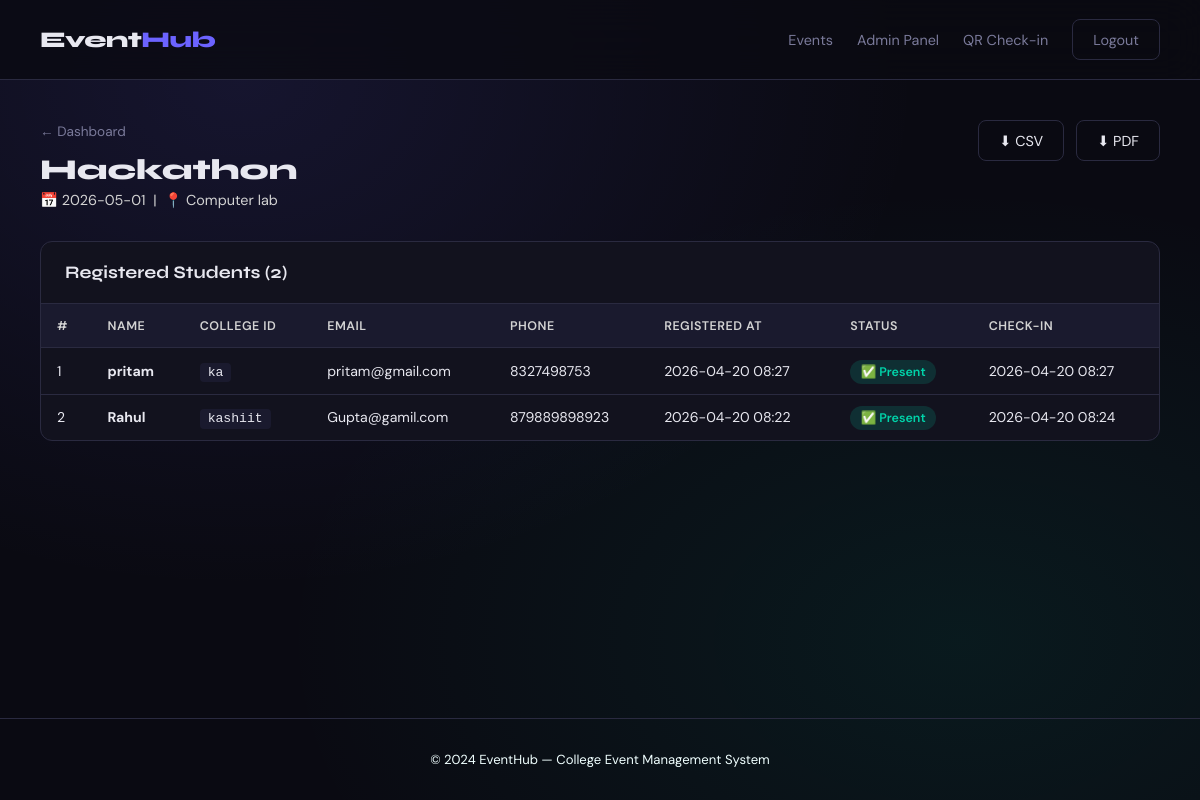
/admin/event/1/registrations (signed in), run on the app's committed database.
### tables this page shows
CREATE TABLE events (
        id INTEGER PRIMARY KEY AUTOINCREMENT,
        name TEXT NOT NULL,
        description TEXT,
        date TEXT NOT NULL,
        time TEXT NOT NULL,
        venue TEXT NOT NULL,
        max_participants INTEGER NOT NULL,
        created_at TEXT DEFAULT CURRENT_TIMESTAMP
    );

CREATE TABLE attendance (
        id INTEGER PRIMARY KEY AUTOINCREMENT,
        registration_id INTEGER NOT NULL UNIQUE,
        event_id INTEGER NOT NULL,
        student_name TEXT,
        college_id TEXT,
        checked_in_at TEXT DEFAULT CURRENT_TIMESTAMP,
        FOREIGN KEY(registration_id) REFERENCES registrations(id)
    );

CREATE TABLE registrations (
        id INTEGER PRIMARY KEY AUTOINCREMENT,
        event_id INTEGER NOT NULL,
        student_name TEXT NOT NULL,
        email TEXT NOT NULL,
        phone TEXT NOT NULL,
        college_id TEXT NOT NULL,
        qr_path TEXT,
        registered_at TEXT DEFAULT CURRENT_TIMESTAMP,
        FOREIGN KEY(event_id) REFERENCES events(id)
    );

### app.py (the view)
@app.route('/admin/event/<int:event_id>/registrations')
@admin_required
def event_registrations(event_id):
    conn = get_db()
    event = conn.execute('SELECT * FROM events WHERE id=?', (event_id,)).fetchone()
    registrations = conn.execute('''
        SELECT r.*,
               CASE WHEN a.id IS NOT NULL THEN 1 ELSE 0 END as checked_in,
               a.checked_in_at
        FROM registrations r LEFT JOIN attendance a ON r.id = a.registration_id
        WHERE r.event_id = ?
        ORDER BY r.registered_at DESC
    ''', (event_id,)).fetchall()
    conn.close()
    return render_template('registrations.html', event=event, registrations=registrations)

### app.py (called while the page is built)
def get_db():
    conn = sqlite3.connect(DB_PATH)
    conn.row_factory = sqlite3.Row
    return conn

def admin_required(f):
    @wraps(f)
    def decorated(*args, **kwargs):
        if not session.get('admin_logged_in'):
            return redirect(url_for('admin_login'))
        return f(*args, **kwargs)
    return decorated

### templates/registrations.html (shortened to what this page needs)
{% extends "base.html" %}
{% block content %}
<div class="admin-page">
  <div class="admin-header">
    <div>
      <a href="{{ url_for('admin_dashboard') }}" class="back-link">← Dashboard</a>
      <h1>{{ event.name }}</h1>
      <p>📅 {{ event.date }} &nbsp;|&nbsp; 📍 {{ event.venue }}</p>
    </div>
    <div class="header-actions">
      <a href="{{ url_for('export_csv', event_id=event.id) }}" class="btn-outline">⬇ CSV</a>
      <a href="{{ url_for('export_pdf', event_id=event.id) }}" class="btn-outline">⬇ PDF</a>
    </div>
  </div>
  <div class="table-card">
    <div class="table-header">
      <h2>Registered Students ({{ registrations|length }})</h2>
    </div>
    {% if registrations %}
    <div class="table-wrapper">
      <table class="data-table">
        <thead>
          <tr>
            <th>#</th>
            <th>Name</th>
            <th>College ID</th>
            <th>Email</th>
            <th>Phone</th>
            <th>Registered At</th>
            <th>Status</th>
            <th>Check-in</th>
          </tr>
        </thead>
        <tbody>
          {% for r in registrations %}
          <tr>
            <td>{{ loop.index }}</td>
            <td><strong>{{ r.student_name }}</strong></td>
            <td><code>{{ r.college_id }}</code></td>
            <td>{{ r.email }}</td>
            <td>{{ r.phone }}</td>
            <td>{{ r.registered_at[:16] }}</td>
            <td>
              {% if r.checked_in %}
                <span class="status-badge status-present">✅ Present</span>
              {% else %}
                <span class="status-badge status-absent">⏳ Pending</span>
              {% endif %}
            </td>
            <td>{{ r.checked_in_at[:16] if r.checked_in_at else '—' }}</td>
          </tr>
          {% endfor %}
        </tbody>
      </table>
    </div>
    {% else %}
    <div class="empty-state">
      <div class="empty-icon">👥</div>
      <h3>No registrations yet</h3>
    </div>
    {% endif %}
  </div>
</div>
{% endblock %}

### templates/base.html (shortened to what this page needs)
<!DOCTYPE html>
<html lang="en">
<head>
  <link rel="stylesheet" href="{{ url_for('static', filename='style.css') }}">
</head>
<body>
  <nav class="navbar">
    <a href="{{ url_for('index') }}" class="nav-logo">Event<span>Hub</span></a>
    <div class="nav-links">
      <a href="{{ url_for('index') }}">Events</a>
      {% if session.get('admin_logged_in') %}
        <a href="{{ url_for('admin_dashboard') }}">Admin Panel</a>
        <a href="{{ url_for('checkin_page') }}">QR Check-in</a>
        <a href="{{ url_for('admin_logout') }}" class="btn-outline">Logout</a>
      {% else %}
        <a href="{{ url_for('admin_login') }}" class="btn-outline">Admin Login</a>
      {% endif %}
    </div>
  </nav>
  <main>
    {% block content %}{% endblock %}
  </main>
  <footer>
    <p>© 2024 EventHub — College Event Management System</p>
  </footer>
</body>
</html>

### static/style.css (style rules this page uses)
:root { --bg: #0a0a12; --surface: #12121e; --surface2: #1a1a2e; --border: #2a2a40; --accent: #6c63ff; --accent2: #00d4aa; --accent3: #ff6b6b; --text: #e8e8f0; --muted: #7a7a9a; --success: #00d4aa; --warning: #ffd166; --danger: #ff6b6b; --radius: 12px; --font-head: 'Syne', sans-serif; --font-body: 'DM Sans', sans-serif; }
*, *::before, *::after { box-sizing: border-box; margin: 0; padding: 0; }
html { scroll-behavior: smooth; }
body { font-family: var(--font-body); background: var(--bg); color: var(--text); min-height: 100vh; display: flex; flex-direction: column; background-image: radial-gradient(ellipse at 20% 10%, rgba(108,99,255,0.12) 0%, transparent 50%), radial-gradient(ellipse at 80% 80%, rgba(0,212,170,0.08) 0%, transparent 50%); }
main { flex: 1; }
a { color: inherit; text-decoration: none; }
.navbar { display: flex; align-items: center; justify-content: space-between; padding: 1.2rem 2.5rem; background: rgba(10,10,18,0.8); backdrop-filter: blur(20px); border-bottom: 1px solid var(--border); position: sticky; top: 0; z-index: 100; }
.nav-logo { font-family: var(--font-head); font-size: 1.4rem; font-weight: 800; letter-spacing: -0.5px; }
.nav-logo span { color: var(--accent); }
.nav-links { display: flex; align-items: center; gap: 1.5rem; font-size: 0.9rem; }
.nav-links a { color: var(--muted); transition: color 0.2s; }
.btn-outline { display: inline-block; padding: 0.65rem 1.25rem; background: transparent; color: var(--text); border-radius: 8px; font-family: var(--font-body); font-size: 0.9rem; border: 1px solid var(--border); cursor: pointer; transition: all 0.2s; text-decoration: none; }
.admin-page { max-width: 1200px; margin: 0 auto; padding: 2.5rem; }
.admin-header { display: flex; align-items: flex-start; justify-content: space-between; margin-bottom: 2rem; gap: 1rem; }
.admin-header h1 { font-family: var(--font-head); font-size: 1.8rem; font-weight: 800; }
.admin-header p { color: lightgray; margin-top: 0.25rem; font-size: 0.9rem; }
.header-actions { display: flex; gap: 0.75rem; }
.table-card { background: var(--surface); border: 1px solid var(--border); border-radius: var(--radius); overflow: hidden; }
.table-header { display: flex; align-items: center; justify-content: space-between; padding: 1.25rem 1.5rem; border-bottom: 1px solid var(--border); }
.table-header h2 { font-family: var(--font-head); font-size: 1.1rem; font-weight: 700; }
.table-wrapper { overflow-x: auto; }
.data-table { width: 100%; border-collapse: collapse; font-size: 0.88rem; }
.data-table th { background: var(--surface2); padding: 0.85rem 1rem; text-align: left; font-weight: 600; color: lightgray; font-size: 0.78rem; text-transform: uppercase; letter-spacing: 0.5px; white-space: nowrap; }
.data-table td { padding: 0.85rem 1rem; border-top: 1px solid var(--border); vertical-align: middle; }
.data-table code { background: var(--surface2); padding: 0.15rem 0.5rem; border-radius: 4px; font-size: 0.82rem; }
.status-badge { padding: 0.25rem 0.65rem; border-radius: 100px; font-size: 0.78rem; font-weight: 600; }
.status-present { background: rgba(0,212,170,0.15); color: var(--success); }
.back-link { display: inline-block; font-size: 0.85rem; color: var(--muted); margin-bottom: 0.75rem; transition: color 0.2s; }
footer { text-align: center; padding: 2rem; border-top: 1px solid var(--border); color: azure; font-size: 0.82rem; }

### data on the page
events: name "Hackathon", date "2026-05-01", venue "Computer lab"
attendance: student_name "pritam", college_id "ka", email "pritam@gmail.com", phone "8327498753", registered_at "2026-04-20 08:27", checked_in_at "2026-04-20 08:27"
attendance: student_name "Rahul", college_id "kashiit", email "Gupta@gamil.com", phone "879889898923", registered_at "2026-04-20 08:22", checked_in_at "2026-04-20 08:24"

### other printed values
{{ registrations|length }} "2"
